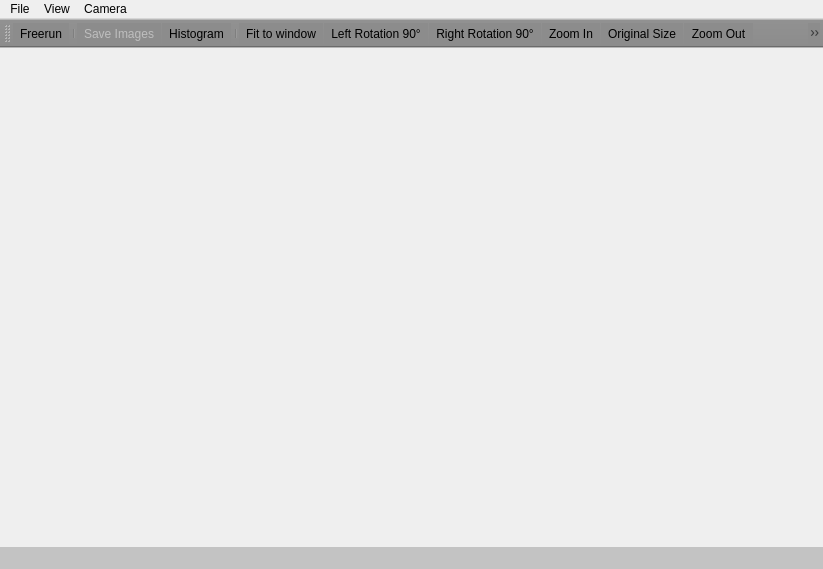
<?xml version="1.0" encoding="UTF-8"?>
<ui version="4.0">
 <class>ViewerWindow</class>
 <widget class="QMainWindow" name="ViewerWindow">
  <property name="geometry">
   <rect>
    <x>0</x>
    <y>0</y>
    <width>823</width>
    <height>569</height>
   </rect>
  </property>
  <property name="windowTitle">
   <string>MainWindow</string>
  </property>
  <widget class="QWidget" name="centralWidget">
   <layout class="QGridLayout" name="gridLayout"/>
  </widget>
  <widget class="QMenuBar" name="menuBarMainWindow">
   <property name="geometry">
    <rect>
     <x>0</x>
     <y>0</y>
     <width>823</width>
     <height>22</height>
    </rect>
   </property>
   <property name="styleSheet">
    <string notr="true">font: 10pt &quot;Verdana&quot;;</string>
   </property>
   <widget class="QMenu" name="fileMenu">
    <property name="title">
     <string>File</string>
    </property>
    <addaction name="ActionSaveImages"/>
    <addaction name="ActionSaveAs"/>
    <addaction name="ActionSaveOptions"/>
   </widget>
   <widget class="QMenu" name="viewMenu">
    <property name="title">
     <string>View</string>
    </property>
    <addaction name="ActionFitToWindow"/>
    <addaction name="ActionLeftRotation"/>
    <addaction name="ActionRightRotation"/>
    <addaction name="separator"/>
    <addaction name="ActionHistogram"/>
    <addaction name="separator"/>
    <addaction name="ActionZoomIn"/>
    <addaction name="ActionZoomOut"/>
    <addaction name="ActionOriginalSize"/>
    <addaction name="ActionResetPosition"/>
    <addaction name="separator"/>
    <addaction name="ActionDisplayOptions"/>
   </widget>
   <widget class="QMenu" name="menuCamera">
    <property name="title">
     <string>Camera</string>
    </property>
    <widget class="QMenu" name="menuDirect_Access">
     <property name="title">
      <string>Direct Access</string>
     </property>
     <addaction name="ActionRegister"/>
    </widget>
    <addaction name="ActionFreerun"/>
    <addaction name="separator"/>
    <addaction name="menuDirect_Access"/>
    <addaction name="separator"/>
   </widget>
   <addaction name="fileMenu"/>
   <addaction name="viewMenu"/>
   <addaction name="menuCamera"/>
  </widget>
  <widget class="QStatusBar" name="statusbar">
   <property name="styleSheet">
    <string notr="true">background-color: rgb(195, 195, 195);
font: 10pt &quot;Verdana&quot;;</string>
   </property>
  </widget>
  <widget class="QToolBar" name="toolBar">
   <property name="minimumSize">
    <size>
     <width>0</width>
     <height>0</height>
    </size>
   </property>
   <property name="windowTitle">
    <string>Viewer ToolBar </string>
   </property>
   <property name="styleSheet">
    <string notr="true">background-color: rgb(140, 140, 140);</string>
   </property>
   <property name="toolButtonStyle">
    <enum>Qt::ToolButtonIconOnly</enum>
   </property>
   <attribute name="toolBarArea">
    <enum>TopToolBarArea</enum>
   </attribute>
   <attribute name="toolBarBreak">
    <bool>false</bool>
   </attribute>
   <addaction name="ActionFreerun"/>
   <addaction name="separator"/>
   <addaction name="ActionSaveImages"/>
   <addaction name="ActionHistogram"/>
   <addaction name="separator"/>
   <addaction name="ActionFitToWindow"/>
   <addaction name="ActionLeftRotation"/>
   <addaction name="ActionRightRotation"/>
   <addaction name="ActionZoomIn"/>
   <addaction name="ActionOriginalSize"/>
   <addaction name="ActionZoomOut"/>
   <addaction name="ActionResetPosition"/>
  </widget>
  <action name="ActionFreerun">
   <property name="checkable">
    <bool>true</bool>
   </property>
   <property name="icon">
    <iconset resource="VimbaViewer.qrc">
     <normaloff>:/VimbaViewer/Images/play.png</normaloff>:/VimbaViewer/Images/play.png</iconset>
   </property>
   <property name="text">
    <string>Freerun</string>
   </property>
   <property name="toolTip">
    <string>Freerun</string>
   </property>
   <property name="shortcut">
    <string>Ctrl+F</string>
   </property>
  </action>
  <action name="ActionResetPosition">
   <property name="icon">
    <iconset resource="VimbaViewer.qrc">
     <normaloff>:/VimbaViewer/Images/resetposition.png</normaloff>:/VimbaViewer/Images/resetposition.png</iconset>
   </property>
   <property name="text">
    <string>Reset Docking Position</string>
   </property>
   <property name="toolTip">
    <string>Reset docking windows position</string>
   </property>
   <property name="shortcut">
    <string>Ctrl+R</string>
   </property>
  </action>
  <action name="ActionSaveAs">
   <property name="icon">
    <iconset resource="VimbaViewer.qrc">
     <normaloff>:/VimbaViewer/Images/save.png</normaloff>:/VimbaViewer/Images/save.png</iconset>
   </property>
   <property name="text">
    <string>Save As...</string>
   </property>
  </action>
  <action name="ActionOriginalSize">
   <property name="icon">
    <iconset resource="VimbaViewer.qrc">
     <normaloff>:/VimbaViewer/Images/zoom_default.png</normaloff>:/VimbaViewer/Images/zoom_default.png</iconset>
   </property>
   <property name="text">
    <string>Set Zoom To Default</string>
   </property>
   <property name="iconText">
    <string>Original Size</string>
   </property>
   <property name="toolTip">
    <string>Set zoom to default (original size)</string>
   </property>
   <property name="shortcut">
    <string>Ctrl+D</string>
   </property>
  </action>
  <action name="ActionSaveOptions">
   <property name="icon">
    <iconset resource="VimbaViewer.qrc">
     <normaloff>:/VimbaViewer/Images/option.png</normaloff>:/VimbaViewer/Images/option.png</iconset>
   </property>
   <property name="text">
    <string>Save Options...</string>
   </property>
  </action>
  <action name="ActionRegister">
   <property name="icon">
    <iconset resource="VimbaViewer.qrc">
     <normaloff>:/VimbaViewer/Images/directaccess.png</normaloff>:/VimbaViewer/Images/directaccess.png</iconset>
   </property>
   <property name="text">
    <string>Register</string>
   </property>
   <property name="toolTip">
    <string>Direct Access Register</string>
   </property>
  </action>
  <action name="ActionSaveImages">
   <property name="enabled">
    <bool>false</bool>
   </property>
   <property name="icon">
    <iconset resource="VimbaViewer.qrc">
     <normaloff>:/VimbaViewer/Images/savemultipleimages.png</normaloff>:/VimbaViewer/Images/savemultipleimages.png</iconset>
   </property>
   <property name="text">
    <string>Save Images</string>
   </property>
   <property name="toolTip">
    <string>Save images</string>
   </property>
  </action>
  <action name="ActionDisplayOptions">
   <property name="text">
    <string>Options...</string>
   </property>
   <property name="toolTip">
    <string>Display options</string>
   </property>
  </action>
  <action name="ActionHistogram">
   <property name="checkable">
    <bool>true</bool>
   </property>
   <property name="icon">
    <iconset resource="VimbaViewer.qrc">
     <normaloff>:/VimbaViewer/Images/histogram.png</normaloff>:/VimbaViewer/Images/histogram.png</iconset>
   </property>
   <property name="text">
    <string>Histogram</string>
   </property>
   <property name="toolTip">
    <string>Open the histogram window</string>
   </property>
   <property name="shortcut">
    <string>Ctrl+H</string>
   </property>
  </action>
  <action name="ActionFitToWindow">
   <property name="checkable">
    <bool>true</bool>
   </property>
   <property name="icon">
    <iconset resource="VimbaViewer.qrc">
     <normaloff>:/VimbaViewer/Images/fittowin.png</normaloff>:/VimbaViewer/Images/fittowin.png</iconset>
   </property>
   <property name="text">
    <string>Fit to window</string>
   </property>
   <property name="shortcut">
    <string>Ctrl+W</string>
   </property>
  </action>
  <action name="ActionLeftRotation">
   <property name="icon">
    <iconset resource="VimbaViewer.qrc">
     <normaloff>:/VimbaViewer/Images/leftrotate.png</normaloff>:/VimbaViewer/Images/leftrotate.png</iconset>
   </property>
   <property name="text">
    <string>Left Rotation 90°</string>
   </property>
  </action>
  <action name="ActionRightRotation">
   <property name="icon">
    <iconset resource="VimbaViewer.qrc">
     <normaloff>:/VimbaViewer/Images/rightrotate.png</normaloff>:/VimbaViewer/Images/rightrotate.png</iconset>
   </property>
   <property name="text">
    <string>Right Rotation 90°</string>
   </property>
  </action>
  <action name="ActionZoomIn">
   <property name="icon">
    <iconset resource="VimbaViewer.qrc">
     <normaloff>:/VimbaViewer/Images/zoom_in.png</normaloff>:/VimbaViewer/Images/zoom_in.png</iconset>
   </property>
   <property name="text">
    <string>Zoom In</string>
   </property>
   <property name="shortcut">
    <string>Ctrl++</string>
   </property>
  </action>
  <action name="ActionZoomOut">
   <property name="icon">
    <iconset resource="VimbaViewer.qrc">
     <normaloff>:/VimbaViewer/Images/zoom_out.png</normaloff>:/VimbaViewer/Images/zoom_out.png</iconset>
   </property>
   <property name="text">
    <string>Zoom Out</string>
   </property>
   <property name="shortcut">
    <string>Ctrl+-</string>
   </property>
  </action>
 </widget>
 <resources>
  <include location="VimbaViewer.qrc"/>
 </resources>
 <connections/>
</ui>
